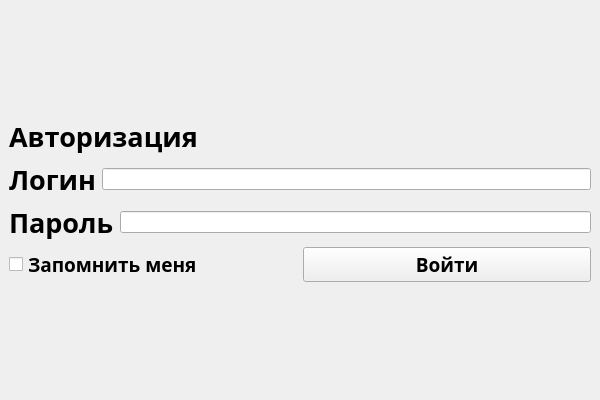
<?xml version="1.0" encoding="UTF-8"?>
<ui version="4.0">
 <class>MainWindow</class>
 <widget class="QMainWindow" name="MainWindow">
  <property name="geometry">
   <rect>
    <x>0</x>
    <y>0</y>
    <width>600</width>
    <height>400</height>
   </rect>
  </property>
  <property name="minimumSize">
   <size>
    <width>600</width>
    <height>400</height>
   </size>
  </property>
  <property name="maximumSize">
   <size>
    <width>600</width>
    <height>400</height>
   </size>
  </property>
  <property name="windowTitle">
   <string>MainWindow</string>
  </property>
  <widget class="QWidget" name="centralwidget">
   <layout class="QVBoxLayout" name="verticalLayout_3">
    <item>
     <spacer name="verticalSpacer">
      <property name="orientation">
       <enum>Qt::Vertical</enum>
      </property>
      <property name="sizeHint" stdset="0">
       <size>
        <width>20</width>
        <height>106</height>
       </size>
      </property>
     </spacer>
    </item>
    <item>
     <layout class="QVBoxLayout" name="verticalLayout">
      <item>
       <widget class="QLabel" name="label">
        <property name="font">
         <font>
          <family>Akrobat Black</family>
          <pointsize>20</pointsize>
          <bold>true</bold>
         </font>
        </property>
        <property name="text">
         <string>Авторизация</string>
        </property>
       </widget>
      </item>
      <item>
       <layout class="QHBoxLayout" name="horizontalLayout">
        <item>
         <widget class="QLabel" name="label_3">
          <property name="font">
           <font>
            <family>Akrobat SemiBold</family>
            <pointsize>20</pointsize>
            <bold>true</bold>
           </font>
          </property>
          <property name="text">
           <string>Логин</string>
          </property>
         </widget>
        </item>
        <item>
         <widget class="QLineEdit" name="lineEdit"/>
        </item>
       </layout>
      </item>
      <item>
       <layout class="QHBoxLayout" name="horizontalLayout_2">
        <item>
         <widget class="QLabel" name="label_4">
          <property name="font">
           <font>
            <family>Akrobat SemiBold</family>
            <pointsize>20</pointsize>
            <bold>true</bold>
           </font>
          </property>
          <property name="text">
           <string>Пароль</string>
          </property>
         </widget>
        </item>
        <item>
         <widget class="QLineEdit" name="lineEdit_2"/>
        </item>
       </layout>
      </item>
      <item>
       <layout class="QHBoxLayout" name="horizontalLayout_3">
        <item>
         <widget class="QCheckBox" name="checkBox">
          <property name="font">
           <font>
            <family>Akrobat SemiBold</family>
            <pointsize>14</pointsize>
            <bold>true</bold>
           </font>
          </property>
          <property name="text">
           <string>Запомнить меня</string>
          </property>
         </widget>
        </item>
        <item>
         <widget class="QPushButton" name="pushButton">
          <property name="font">
           <font>
            <family>Akrobat SemiBold</family>
            <pointsize>14</pointsize>
            <bold>true</bold>
           </font>
          </property>
          <property name="text">
           <string>Войти</string>
          </property>
         </widget>
        </item>
       </layout>
      </item>
     </layout>
    </item>
    <item>
     <spacer name="verticalSpacer_2">
      <property name="orientation">
       <enum>Qt::Vertical</enum>
      </property>
      <property name="sizeHint" stdset="0">
       <size>
        <width>20</width>
        <height>105</height>
       </size>
      </property>
     </spacer>
    </item>
   </layout>
  </widget>
 </widget>
 <resources/>
 <connections/>
</ui>
